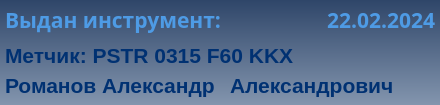
<?xml version="1.0" encoding="UTF-8"?>
<ui version="4.0">
 <class>widget_24_21_tool_issued</class>
 <widget class="QWidget" name="widget_24_21_tool_issued">
  <property name="geometry">
   <rect>
    <x>0</x>
    <y>0</y>
    <width>440</width>
    <height>105</height>
   </rect>
  </property>
  <property name="windowTitle">
   <string>widget_24_21_tool_issued</string>
  </property>
  <property name="layoutDirection">
   <enum>Qt::LeftToRight</enum>
  </property>
  <property name="styleSheet">
   <string notr="true">background-color: qlineargradient(spread:pad, x1:0.5, y1:0, x2:0.5, y2:1, stop:0 rgba(47, 70, 105, 255), stop:1 rgba(131, 149, 174, 255));</string>
  </property>
  <widget class="QLabel" name="lbl_info">
   <property name="enabled">
    <bool>true</bool>
   </property>
   <property name="geometry">
    <rect>
     <x>5</x>
     <y>5</y>
     <width>240</width>
     <height>30</height>
    </rect>
   </property>
   <property name="font">
    <font>
     <family>Arial Black</family>
     <pointsize>16</pointsize>
     <weight>75</weight>
     <bold>true</bold>
    </font>
   </property>
   <property name="layoutDirection">
    <enum>Qt::LeftToRight</enum>
   </property>
   <property name="styleSheet">
    <string notr="true">color: rgb(78, 155, 229);
background-color: qlineargradient(spread:pad, x1:0, y1:0, x2:1, y2:0, stop:0 rgba(0, 0, 0, 0), stop:1 rgba(255, 255, 255, 0));</string>
   </property>
   <property name="text">
    <string>Выдан инструмент:</string>
   </property>
  </widget>
  <widget class="QLabel" name="lbl_date">
   <property name="enabled">
    <bool>true</bool>
   </property>
   <property name="geometry">
    <rect>
     <x>305</x>
     <y>5</y>
     <width>130</width>
     <height>30</height>
    </rect>
   </property>
   <property name="font">
    <font>
     <family>Arial Black</family>
     <pointsize>16</pointsize>
     <weight>75</weight>
     <italic>false</italic>
     <bold>true</bold>
     <underline>false</underline>
    </font>
   </property>
   <property name="mouseTracking">
    <bool>true</bool>
   </property>
   <property name="contextMenuPolicy">
    <enum>Qt::NoContextMenu</enum>
   </property>
   <property name="layoutDirection">
    <enum>Qt::LeftToRight</enum>
   </property>
   <property name="styleSheet">
    <string notr="true">color: rgb(78, 155, 229);
background-color: qlineargradient(spread:pad, x1:0, y1:0, x2:1, y2:0, stop:0 rgba(0, 0, 0, 0), stop:1 rgba(255, 255, 255, 0));</string>
   </property>
   <property name="lineWidth">
    <number>1</number>
   </property>
   <property name="text">
    <string>22.02.2024</string>
   </property>
   <property name="textFormat">
    <enum>Qt::AutoText</enum>
   </property>
   <property name="alignment">
    <set>Qt::AlignRight|Qt::AlignTrailing|Qt::AlignVCenter</set>
   </property>
   <property name="wordWrap">
    <bool>false</bool>
   </property>
   <property name="margin">
    <number>0</number>
   </property>
   <property name="indent">
    <number>0</number>
   </property>
   <property name="textInteractionFlags">
    <set>Qt::NoTextInteraction</set>
   </property>
  </widget>
  <widget class="QLabel" name="lbl_name_user_1">
   <property name="enabled">
    <bool>true</bool>
   </property>
   <property name="geometry">
    <rect>
     <x>5</x>
     <y>70</y>
     <width>240</width>
     <height>30</height>
    </rect>
   </property>
   <property name="font">
    <font>
     <family>Arial</family>
     <pointsize>16</pointsize>
     <weight>75</weight>
     <bold>true</bold>
    </font>
   </property>
   <property name="layoutDirection">
    <enum>Qt::LeftToRight</enum>
   </property>
   <property name="styleSheet">
    <string notr="true">color: rgb(0, 49, 114);
background-color: qlineargradient(spread:pad, x1:0, y1:0, x2:1, y2:0, stop:0 rgba(0, 0, 0, 0), stop:1 rgba(255, 255, 255, 0));</string>
   </property>
   <property name="text">
    <string>Романов Александр</string>
   </property>
  </widget>
  <widget class="QLabel" name="lbl_name_tool">
   <property name="geometry">
    <rect>
     <x>5</x>
     <y>40</y>
     <width>430</width>
     <height>30</height>
    </rect>
   </property>
   <property name="palette">
    <palette>
     <active>
      <colorrole role="WindowText">
       <brush brushstyle="SolidPattern">
        <color alpha="255">
         <red>0</red>
         <green>49</green>
         <blue>114</blue>
        </color>
       </brush>
      </colorrole>
      <colorrole role="Button">
       <brush brushstyle="LinearGradientPattern">
        <gradient startx="0.000000000000000" starty="0.000000000000000" endx="1.000000000000000" endy="0.000000000000000" type="LinearGradient" spread="PadSpread" coordinatemode="ObjectBoundingMode">
         <gradientstop position="0.000000000000000">
          <color alpha="0">
           <red>0</red>
           <green>0</green>
           <blue>0</blue>
          </color>
         </gradientstop>
         <gradientstop position="1.000000000000000">
          <color alpha="0">
           <red>255</red>
           <green>255</green>
           <blue>255</blue>
          </color>
         </gradientstop>
        </gradient>
       </brush>
      </colorrole>
      <colorrole role="Text">
       <brush brushstyle="SolidPattern">
        <color alpha="255">
         <red>0</red>
         <green>49</green>
         <blue>114</blue>
        </color>
       </brush>
      </colorrole>
      <colorrole role="ButtonText">
       <brush brushstyle="SolidPattern">
        <color alpha="255">
         <red>0</red>
         <green>49</green>
         <blue>114</blue>
        </color>
       </brush>
      </colorrole>
      <colorrole role="Base">
       <brush brushstyle="LinearGradientPattern">
        <gradient startx="0.000000000000000" starty="0.000000000000000" endx="1.000000000000000" endy="0.000000000000000" type="LinearGradient" spread="PadSpread" coordinatemode="ObjectBoundingMode">
         <gradientstop position="0.000000000000000">
          <color alpha="0">
           <red>0</red>
           <green>0</green>
           <blue>0</blue>
          </color>
         </gradientstop>
         <gradientstop position="1.000000000000000">
          <color alpha="0">
           <red>255</red>
           <green>255</green>
           <blue>255</blue>
          </color>
         </gradientstop>
        </gradient>
       </brush>
      </colorrole>
      <colorrole role="Window">
       <brush brushstyle="LinearGradientPattern">
        <gradient startx="0.000000000000000" starty="0.000000000000000" endx="1.000000000000000" endy="0.000000000000000" type="LinearGradient" spread="PadSpread" coordinatemode="ObjectBoundingMode">
         <gradientstop position="0.000000000000000">
          <color alpha="0">
           <red>0</red>
           <green>0</green>
           <blue>0</blue>
          </color>
         </gradientstop>
         <gradientstop position="1.000000000000000">
          <color alpha="0">
           <red>255</red>
           <green>255</green>
           <blue>255</blue>
          </color>
         </gradientstop>
        </gradient>
       </brush>
      </colorrole>
     </active>
     <inactive>
      <colorrole role="WindowText">
       <brush brushstyle="SolidPattern">
        <color alpha="255">
         <red>0</red>
         <green>49</green>
         <blue>114</blue>
        </color>
       </brush>
      </colorrole>
      <colorrole role="Button">
       <brush brushstyle="LinearGradientPattern">
        <gradient startx="0.000000000000000" starty="0.000000000000000" endx="1.000000000000000" endy="0.000000000000000" type="LinearGradient" spread="PadSpread" coordinatemode="ObjectBoundingMode">
         <gradientstop position="0.000000000000000">
          <color alpha="0">
           <red>0</red>
           <green>0</green>
           <blue>0</blue>
          </color>
         </gradientstop>
         <gradientstop position="1.000000000000000">
          <color alpha="0">
           <red>255</red>
           <green>255</green>
           <blue>255</blue>
          </color>
         </gradientstop>
        </gradient>
       </brush>
      </colorrole>
      <colorrole role="Text">
       <brush brushstyle="SolidPattern">
        <color alpha="255">
         <red>0</red>
         <green>49</green>
         <blue>114</blue>
        </color>
       </brush>
      </colorrole>
      <colorrole role="ButtonText">
       <brush brushstyle="SolidPattern">
        <color alpha="255">
         <red>0</red>
         <green>49</green>
         <blue>114</blue>
        </color>
       </brush>
      </colorrole>
      <colorrole role="Base">
       <brush brushstyle="LinearGradientPattern">
        <gradient startx="0.000000000000000" starty="0.000000000000000" endx="1.000000000000000" endy="0.000000000000000" type="LinearGradient" spread="PadSpread" coordinatemode="ObjectBoundingMode">
         <gradientstop position="0.000000000000000">
          <color alpha="0">
           <red>0</red>
           <green>0</green>
           <blue>0</blue>
          </color>
         </gradientstop>
         <gradientstop position="1.000000000000000">
          <color alpha="0">
           <red>255</red>
           <green>255</green>
           <blue>255</blue>
          </color>
         </gradientstop>
        </gradient>
       </brush>
      </colorrole>
      <colorrole role="Window">
       <brush brushstyle="LinearGradientPattern">
        <gradient startx="0.000000000000000" starty="0.000000000000000" endx="1.000000000000000" endy="0.000000000000000" type="LinearGradient" spread="PadSpread" coordinatemode="ObjectBoundingMode">
         <gradientstop position="0.000000000000000">
          <color alpha="0">
           <red>0</red>
           <green>0</green>
           <blue>0</blue>
          </color>
         </gradientstop>
         <gradientstop position="1.000000000000000">
          <color alpha="0">
           <red>255</red>
           <green>255</green>
           <blue>255</blue>
          </color>
         </gradientstop>
        </gradient>
       </brush>
      </colorrole>
     </inactive>
     <disabled>
      <colorrole role="WindowText">
       <brush brushstyle="SolidPattern">
        <color alpha="255">
         <red>0</red>
         <green>49</green>
         <blue>114</blue>
        </color>
       </brush>
      </colorrole>
      <colorrole role="Button">
       <brush brushstyle="LinearGradientPattern">
        <gradient startx="0.000000000000000" starty="0.000000000000000" endx="1.000000000000000" endy="0.000000000000000" type="LinearGradient" spread="PadSpread" coordinatemode="ObjectBoundingMode">
         <gradientstop position="0.000000000000000">
          <color alpha="0">
           <red>0</red>
           <green>0</green>
           <blue>0</blue>
          </color>
         </gradientstop>
         <gradientstop position="1.000000000000000">
          <color alpha="0">
           <red>255</red>
           <green>255</green>
           <blue>255</blue>
          </color>
         </gradientstop>
        </gradient>
       </brush>
      </colorrole>
      <colorrole role="Text">
       <brush brushstyle="SolidPattern">
        <color alpha="255">
         <red>0</red>
         <green>49</green>
         <blue>114</blue>
        </color>
       </brush>
      </colorrole>
      <colorrole role="ButtonText">
       <brush brushstyle="SolidPattern">
        <color alpha="255">
         <red>0</red>
         <green>49</green>
         <blue>114</blue>
        </color>
       </brush>
      </colorrole>
      <colorrole role="Base">
       <brush brushstyle="LinearGradientPattern">
        <gradient startx="0.000000000000000" starty="0.000000000000000" endx="1.000000000000000" endy="0.000000000000000" type="LinearGradient" spread="PadSpread" coordinatemode="ObjectBoundingMode">
         <gradientstop position="0.000000000000000">
          <color alpha="0">
           <red>0</red>
           <green>0</green>
           <blue>0</blue>
          </color>
         </gradientstop>
         <gradientstop position="1.000000000000000">
          <color alpha="0">
           <red>255</red>
           <green>255</green>
           <blue>255</blue>
          </color>
         </gradientstop>
        </gradient>
       </brush>
      </colorrole>
      <colorrole role="Window">
       <brush brushstyle="LinearGradientPattern">
        <gradient startx="0.000000000000000" starty="0.000000000000000" endx="1.000000000000000" endy="0.000000000000000" type="LinearGradient" spread="PadSpread" coordinatemode="ObjectBoundingMode">
         <gradientstop position="0.000000000000000">
          <color alpha="0">
           <red>0</red>
           <green>0</green>
           <blue>0</blue>
          </color>
         </gradientstop>
         <gradientstop position="1.000000000000000">
          <color alpha="0">
           <red>255</red>
           <green>255</green>
           <blue>255</blue>
          </color>
         </gradientstop>
        </gradient>
       </brush>
      </colorrole>
     </disabled>
    </palette>
   </property>
   <property name="font">
    <font>
     <family>Arial</family>
     <pointsize>16</pointsize>
     <weight>75</weight>
     <bold>true</bold>
    </font>
   </property>
   <property name="styleSheet">
    <string notr="true">color: rgb(0, 49, 114);
background-color: qlineargradient(spread:pad, x1:0, y1:0, x2:1, y2:0, stop:0 rgba(0, 0, 0, 0), stop:1 rgba(255, 255, 255, 0));</string>
   </property>
   <property name="text">
    <string>Метчик: PSTR 0315 F60 KKX</string>
   </property>
   <property name="alignment">
    <set>Qt::AlignLeading|Qt::AlignLeft|Qt::AlignVCenter</set>
   </property>
  </widget>
  <widget class="QLabel" name="lbl_name_user_2">
   <property name="enabled">
    <bool>true</bool>
   </property>
   <property name="geometry">
    <rect>
     <x>230</x>
     <y>70</y>
     <width>240</width>
     <height>30</height>
    </rect>
   </property>
   <property name="font">
    <font>
     <family>Arial</family>
     <pointsize>16</pointsize>
     <weight>75</weight>
     <bold>true</bold>
    </font>
   </property>
   <property name="layoutDirection">
    <enum>Qt::LeftToRight</enum>
   </property>
   <property name="styleSheet">
    <string notr="true">color: rgb(0, 49, 114);
background-color: qlineargradient(spread:pad, x1:0, y1:0, x2:1, y2:0, stop:0 rgba(0, 0, 0, 0), stop:1 rgba(255, 255, 255, 0));</string>
   </property>
   <property name="text">
    <string>Александрович</string>
   </property>
  </widget>
 </widget>
 <resources/>
 <connections/>
</ui>
